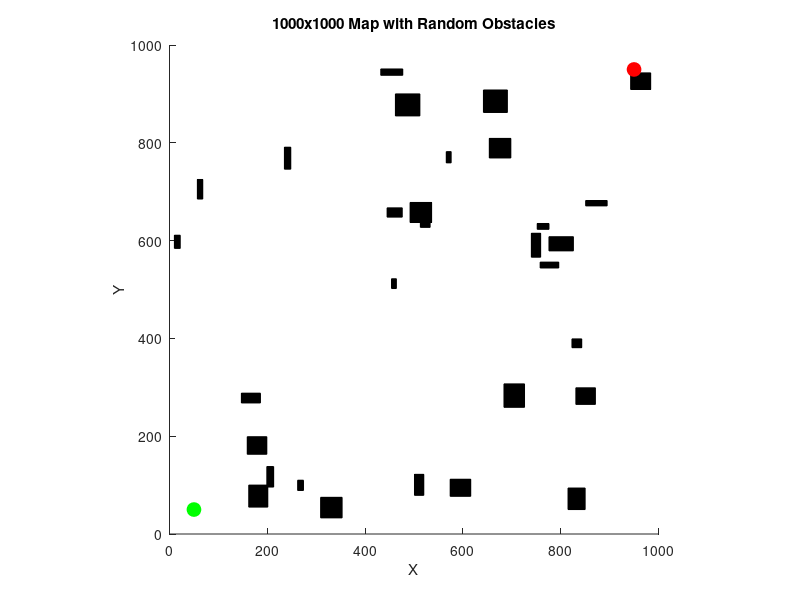

Write MATLAB code to recreate this figure.
% 맵 크기 설정
map_size = 1000;

% 장애물 개수
num_obstacles = 30;

% Figure 초기화
figure;
hold on;
axis equal;
xlim([0, map_size]);
ylim([0, map_size]);
xlabel('X');
ylabel('Y');
title('1000x1000 Map with Random Obstacles');

% 배경 그리드 (optional)
% grid on;

% 장애물 추가
for i = 1:num_obstacles
    % 장애물 위치 및 크기
    x = randi([1, map_size - 50]);
    y = randi([1, map_size - 50]);
    w = randi([10, 50]);
    h = randi([10, 50]);

    % 사각형 그리기 (장애물)
    rectangle('Position', [x, y, w, h], ...
              'FaceColor', 'k', 'EdgeColor', 'k');
end

% 시작/목표 지점 예시 (옵션)
plot(50, 50, 'go', 'MarkerSize', 10, 'MarkerFaceColor', 'g');     % 시작점
plot(950, 950, 'ro', 'MarkerSize', 10, 'MarkerFaceColor', 'r');   % 목표점

hold off;
